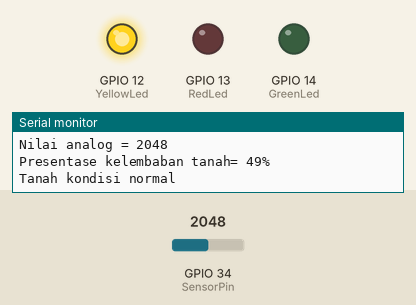
Bench run of a sketch on a simulated ESP32. On the bench: output pins drawn as LEDs (lit = HIGH), the last lines printed to the serial monitor. Inputs (shaded band) come from the test bench; at power-on: GPIO 34 (SensorPin) = 2048.

Above: at 3.8 s.
3.9 s: GPIO 34 (SensorPin) set to 2786
7.8 s: GPIO 34 (SensorPin) set to 2875
At 10.4 s:
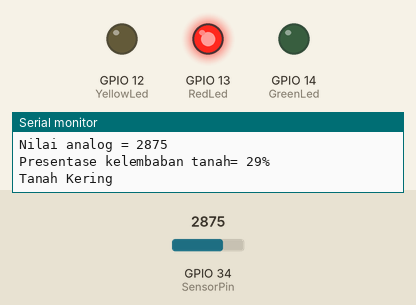
11.7 s: GPIO 34 (SensorPin) set to 1228
At 12.7 s:
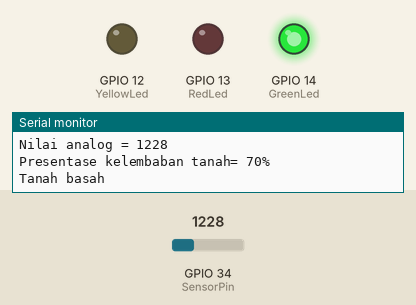
15.6 s: GPIO 34 (SensorPin) set to 1546
19.5 s: GPIO 34 (SensorPin) set to 1645
At 22.1 s:
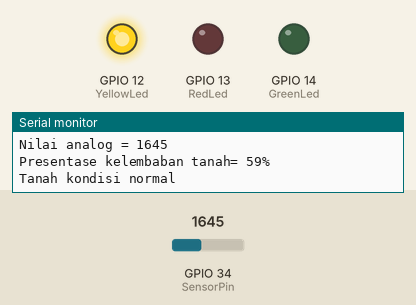
23.4 s: GPIO 34 (SensorPin) set to 491
At 24.4 s:
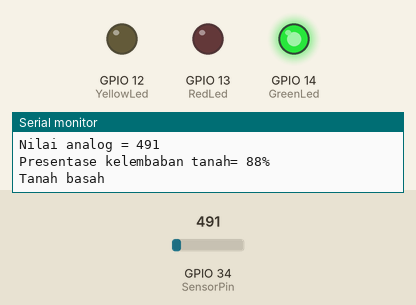
Timing chart, 0 to 26.4 s (numbered marks = the images above; inputs shaded):
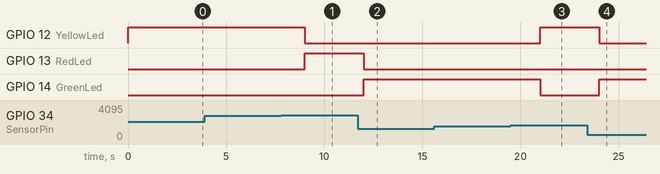

The sketch:

ESP32_SoilMoisture_LED.ino
```cpp
// syafanida_Rebstud
int SensorPin = 34;// deklarasi pin analog yg dipakai
int soilMoistureValue; // menyimpan nilai analog dari sensor ke esp32
int soilmoisturepercent; // nilai yg diperoleh dalam bentuk persen setelah dimaping

#define RedLed  13 // PIN LED Merah
#define YellowLed  12 // PIN LED Kuning
#define GreenLed  14 // PIN LED Hijau

void setup() {
  Serial.begin(115200); // Baudrate komunikasi dengan serial monitor
  pinMode (RedLed, OUTPUT);
  pinMode (YellowLed, OUTPUT);
  pinMode (GreenLed, OUTPUT);
}

void loop() {
  soilMoistureValue = analogRead(SensorPin);
  Serial.print("Nilai analog = ");
  Serial.println(soilMoistureValue);
  soilmoisturepercent = map(soilMoistureValue, 4095, 0, 0, 100);

  Serial.print("Presentase kelembaban tanah= ");
  Serial.print(soilmoisturepercent);
  Serial.println("% ");

  if (soilmoisturepercent > 60 && soilmoisturepercent <= 100) {
    Serial.println("Tanah basah");
    digitalWrite (GreenLed, HIGH);
    digitalWrite (RedLed, LOW);
    digitalWrite (YellowLed, LOW);
  }
  else if (soilmoisturepercent > 30 && soilmoisturepercent <= 60) {
    Serial.println("Tanah kondisi normal");
    digitalWrite (YellowLed, HIGH);
    digitalWrite (RedLed, LOW);
    digitalWrite (GreenLed, LOW);
  }
  else if (soilmoisturepercent >= 0 && soilmoisturepercent <= 30) {
    Serial.println("Tanah Kering");
    digitalWrite (RedLed, HIGH);
    digitalWrite (YellowLed, LOW);
    digitalWrite (GreenLed, LOW);
  }
  delay(3000);
}
```

Measured:
- the behaviour switches between 2825 and 2826 on GPIO 34 (SensorPin) (found by bisection; images 0 and 1)
- the behaviour switches between 1597 and 1598 on GPIO 34 (SensorPin) (found by bisection; images 2 and 3)
- after the input at 7.8 s, GPIO 12 (YellowLed): HIGH → LOW after 1.2 s; GPIO 13 (RedLed): LOW → HIGH after 1.2 s
- after the input at 11.7 s, GPIO 13 (RedLed): HIGH → LOW after 0.31 s; GPIO 14 (GreenLed): LOW → HIGH after 0.31 s
- after the input at 19.5 s, GPIO 12 (YellowLed): LOW → HIGH after 1.5 s; GPIO 14 (GreenLed): HIGH → LOW after 1.5 s
- after the input at 23.4 s, GPIO 12 (YellowLed): HIGH → LOW after 0.61 s; GPIO 14 (GreenLed): LOW → HIGH after 0.61 s
